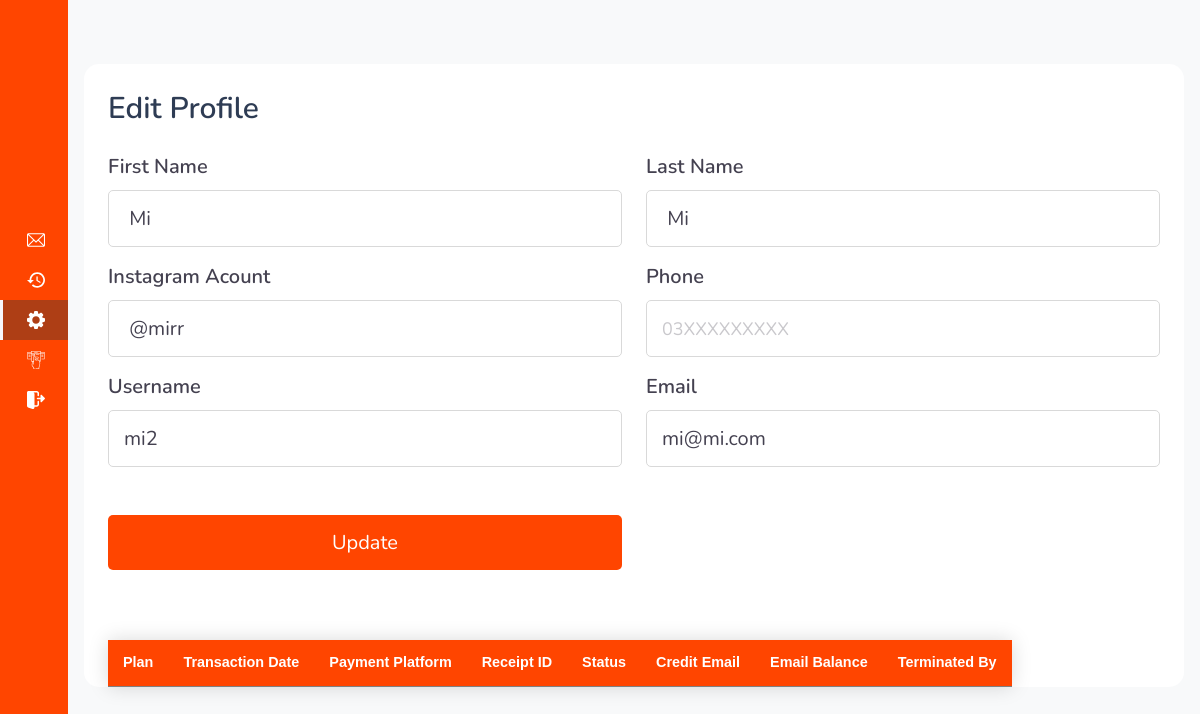
Before: /accounts/settings/ (signed in) with the older database file.
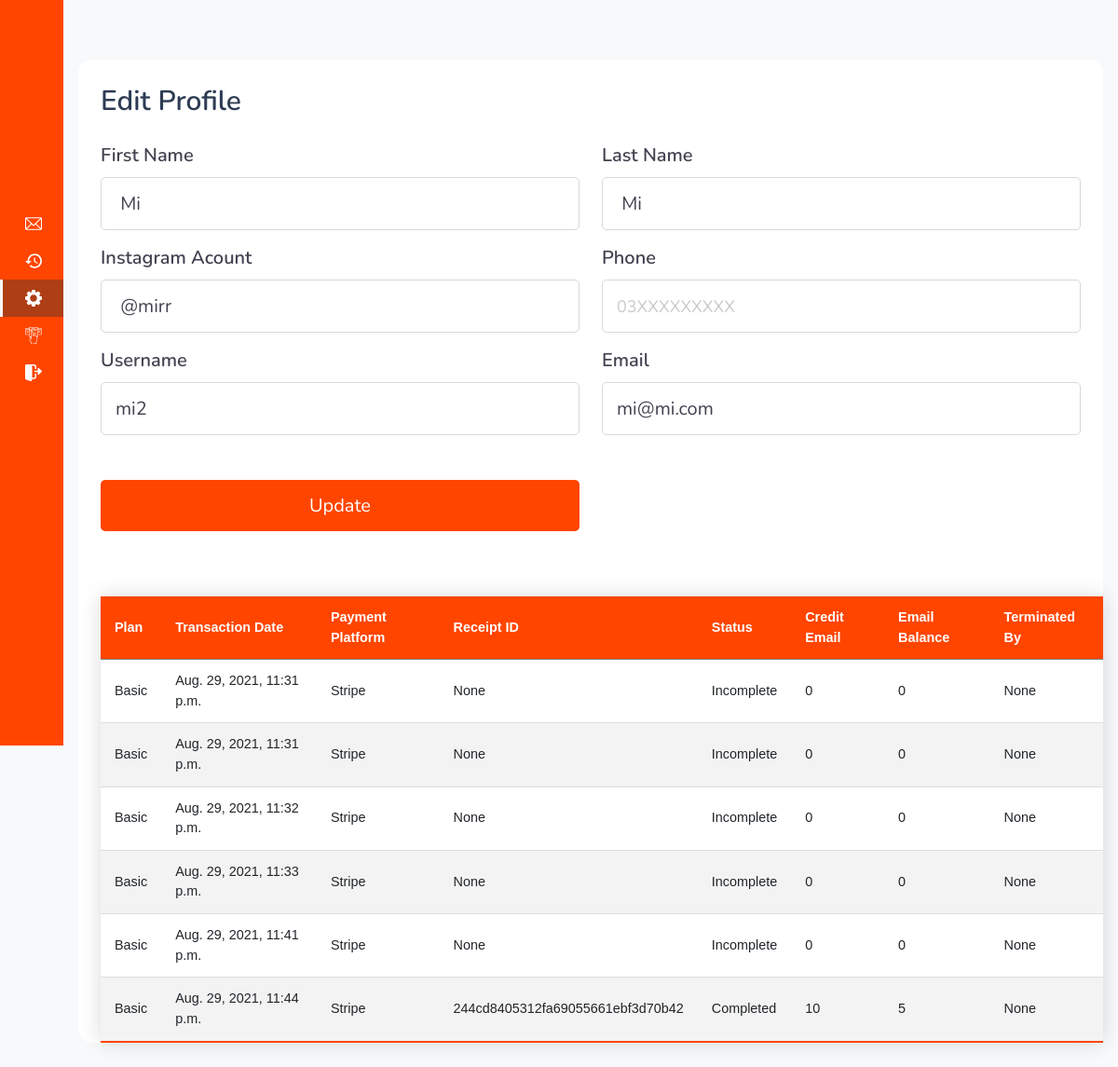
After: the same page with the newer database file.
### accounts/models.py (models this page shows)
class Profile(models.Model):
    user = models.OneToOneField(settings.AUTH_USER_MODEL, null=True, on_delete=models.CASCADE)
    email_confirmed = models.BooleanField(default=False)
    mobile = models.CharField(max_length=15, null=True)
    about = models.TextField(max_length=200, default='')
    instagram = models.CharField(max_length=20 , null=True, blank=True)
    last_payment_receipt = models.CharField(max_length=20 , null=True)
    cover_image = models.ImageField(default='default_image.jpg', null=True, upload_to=generate_media_path_private_profile_image)
    isVerified = models.BooleanField(null=True, default=False)
    otp_mobile = models.IntegerField(null=True)
    subscribed = models.BooleanField(default=False)
    counter = models.IntegerField(default=0, null=True)   # For HOTP Verification
    last_sub = models.DateTimeField(null=True)
    email_amount = models.PositiveSmallIntegerField(default=0, null=True)
    email_sent = models.PositiveSmallIntegerField(default=0, null=True)

### payments/models.py (models this page shows, shortened)
class PaymentHistory(models.Model):
    user = models.ForeignKey(settings.AUTH_USER_MODEL, null=True, related_name="authorized_user", on_delete=models.CASCADE)
    sub_option = models.ForeignKey('SubscriptionOption', null=True, on_delete=models.SET_NULL)
    created_on = models.DateTimeField(auto_now_add=True, null=True)
    payment_platform_name = models.CharField(max_length=10, null=True)
    customer_payment_reciept = models.CharField(max_length=40, null=True)
    receipt_status = models.CharField(max_length=10, default='Incomplete' ,null=True)
    email_amount = models.PositiveSmallIntegerField(default=0, null=True)
    last_email_amount = models.PositiveSmallIntegerField(default=0, null=True)
    payment_platform_reciept = models.CharField(max_length=40, null=True)
    payment_platform_desc = models.CharField(max_length=60, null=True)
    payment_completed = models.BooleanField(default=False)
    un_sub_hint = models.ForeignKey(User, related_name='extended_user', null=True, on_delete=models.CASCADE)

class SubscriptionOption(models.Model):
    user = models.ForeignKey(settings.AUTH_USER_MODEL, null=True, on_delete=models.SET_NULL)
    name = models.CharField(max_length=20)
    stripe_price_code = models.CharField(max_length=40, null=True)
    paypal_price_code = models.CharField(max_length=40, null=True)
    cost = models.CharField(max_length=40, null=True)
    created_on = models.DateTimeField(auto_now_add=True, null=True)
    email_amount = models.PositiveSmallIntegerField(default=0, null=True)

### accounts/views.py (the view, shortened to what this page needs)
# urls.py: path("settings", views.settings_reverse, name="settings_reverse"),
@login_required
def settings(request):
    if request.method == 'GET':
        history = PaymentHistory.objects.filter(user=request.user)
        content = {
            "payment_history": history,
            "debug": settings_var.DEBUG,
            "nav_select": nav_select('','','active','',True,'', request.user.is_superuser)
        }
        return render(request, 'settings.html', content)

### accounts/views.py (called while the page is built)
def nav_select(email, history, settings, sub, show_sub, admin, superuser):
    content = {
        'email' : email,
        'history' : history,
        'settings' : settings,
        'sub' : sub,
        'show_sub' : show_sub,
        'admin' : admin,
        'superuser' : superuser,
    }
    return content

### accounts/templates/settings.html (shortened to what this page needs)
{% extends "base.html" %}
{% load static %}
{% block head %}
<link rel="stylesheet" href="{% static 'css/settings.css' %}">
<link rel="stylesheet" href="{% static 'css/style.css' %}">
<link rel="stylesheet" href="{% static 'css/others.css' %}">
{% endblock %}
{% block page_content %}
<section id="profileSettings" class="cmp-bor-rad">
    <form action="{% url 'accounts:settings' %}" method="POST" class="row rounded p-4" enctype="multipart/form-data">
        <div class="col-md-12 mb-4">
            <div class="cmp-com-hdr-tit">Edit Profile</div>
        </div>
        <div class="mb-3 col-md-6 cmp-inu-lab">
            <label for="exampleInputEmail1" class="form-label">First Name</label>
            <input type="text" class="form-control" name="first_name" id="exampleInputEmail1"
                value="{% if user.first_name != None %} {{user.first_name}}{% endif %}" placeholder="Qavi">
        </div>
        <div class="mb-3 col-md-6 cmp-inu-lab">
            <label for="exampleInputEmail1" class="form-label">Last Name</label>
            <input type="text" class="form-control" name="last_name" id="exampleInputEmail1"
                value="{% if user.last_name != None %} {{user.last_name}}{% endif %}" placeholder="Your surname">
        </div>
        <div class="mb-3 col-md-6 cmp-inu-lab">
            <label for="exampleInputEmail1" class="form-label">Instagram Acount</label>
            <input type="text" class="form-control" name="instagram" id="exampleInputEmail1"
                value="{% if user.profile.instagram != None %} {{user.profile.instagram}}{% endif %}"
                placeholder="xyz@instagram.com">
        </div>
        <div class="mb-3 col-md-6 cmp-inu-lab">
            <label for="exampleInputEmail1" class="form-label">Phone</label>
            <input type="email" class="form-control" name="phone_number" id="exampleInputEmail1"
                value="{% if user.profile.mobile != None %}{{user.profile.mobile}}{% endif %}"
                placeholder="03XXXXXXXXX">
        </div>
        <div class="mb-3 col-md-6 cmp-inu-lab">
            <label for="exampleInputEmail1" class="form-label">Username</label>
            <input type="text" class="form-control" name="username" id="exampleInputEmail1"
                value="{% if user.username != None %}{{user.username}}{% endif %}" placeholder="You Username please">
        </div>
        <div class="mb-3 col-md-6 cmp-inu-lab">
            <label for="exampleInputEmail1" class="form-label">Email</label>
            <input type="text" class="form-control" name="email" id="exampleInputEmail1"
                value="{% if user.email != None %}{{user.email}}{% endif %}" placeholder="Your Email please!">
        </div>
        <div class="mb-3 col-md-6">
            <button style="margin-top: 32px !important;" type="submit" class="cmp-upt-btn">Update</button>
        </div>
    </form>
    <div class="table cmp-bor-rad">
        <div class="mb-3 col-md-12 cmp-inu-lab">
            <table class="styled-table">
                <thead>
                    <tr>
                        <th>Plan</th>
                        <th>Transaction Date</th>
                        <th>Payment Platform</th>
                        <th>Receipt ID</th>
                        <th>Status</th>
                        <th>Credit Email</th>
                        <th>Email Balance</th>
                        <th>Terminated By</th>
                    </tr>
                </thead>
                <tbody>
                    {% for h in payment_history %}
                    <tr>
                        <td>{{h.sub_option.name}}</td>
                        <td>{{h.created_on}}</td>
                        <td>{{h.payment_platform_name}}</td>
                        <td>{{h.customer_payment_reciept}}</td>
                        <td>{{h.receipt_status}}</td>
                        <td>{{h.email_amount}}</td>
                        <td>{{h.last_email_amount}}</td>
                        {% if h.un_sub_hint is user %}
                        <td>{{Self}}</td>
                        {% else %}
                        {% if h.un_sub_hint.is_superuser %}
                        <td>{{Admin}}</td>
                        {% else %}
                        <td>{{h.un_sub_hint}}</td>
                        {% endif %}
                        {% endif %}
                    </tr>
                    {% endfor %}
                </tbody>
            </table>
        </div>
    </div>
</section>
{% endblock %}

### templates/base.html (shortened to what this page needs)
{% load static %}
<!DOCTYPE html>
<html lang="en">
<head>
    <link rel="stylesheet" href="{% static 'css/style.css' %}" />
    {% if debug is True %}
    <link rel="stylesheet" href="{% static 'css/bootstrap.min.css' %}" />
    <link rel="stylesheet" href="{% static 'css/boxicons-2.0.7/css/boxicons.min.css' %}" />
    <link rel="stylesheet" href="{% static 'css/responsive.css' %}" />
    {% else %}
    <link rel="stylesheet" href="https://cdn.jsdelivr.net/npm/bootstrap@5.0.0-beta1/dist/css/bootstrap.min.css" />
    <link rel="stylesheet" href="https://cdn.jsdelivr.net/npm/boxicons@latest/css/boxicons.min.css" />
    <link rel="stylesheet" href="{% static 'css/responsive.css' %}" />
    {% endif %}
    {% block head %}
    {% endblock %}
</head>
<body id="body-pd" class=" bg-light">
    <div class="l-navbar" id="nav-bar">
        <nav class="nav">
            <header class="header" id="header">
                <div class="header_toggle"> <i class='bx bx-menu' id="header-toggle"></i> </div>
                <div class="header_img"> <img src="{% static 'images/timmy-m-harley.jpg' %}" alt=""> </div>
            </header>
            <div>
                <a href="#" class="nav_logo">
                    <div class="nav_logo-name">
                    </div>
                </a>
                <div class="nav_list">
                    <a href="{% url 'mailer:send_email' %}" class="py-2 nav_link {{nav_select.email}}">
                        <span class="nav_name">Email</span> </a>
                    <a href="{% url 'mailer:email_history' %}" class="py-2 nav_link {{nav_select.history}}">
                        <a href="{% url 'accounts:settings' %}" class="py-2 nav_link {{nav_select.settings}}">
                            <span class="nav_name">Settings</span> </a>
                    </a>
                    {% if nav_select.show_sub %}
                    <a href="{% url 'payments:subscription' %}" class="py-2 nav_link {{nav_select.sub}}">
                        <span class="nav_name">Subscription</span> </a>
                    {% endif %}
                    <a href="{% url 'accounts:logout_view' %}" class="nav_link py-2">
                        <span class="nav_name">Sign Out</span> </a>
                </div>
            </div>
        </nav>
    </div>
    {% block page_content %}
    {% endblock %}
</body>
</html>

### static/css/style.css (style rules this page uses)
:root { --header-height: 3rem; --nav-width: 68px; --first-color: #4723d9; --first-color-light: #afa5d9; --white-color: #f7f6fb; --body-font: "Nunito", sans-serif; --normal-font-size: 1rem; --z-fixed: 100; }
body { position: relative; margin: var(--header-height) 0 0 0; padding: 0 1rem; font-family: var(--body-font); font-size: var(--normal-font-size); transition: 0.5s; }
a { text-decoration: none !important; }
.header { width: 100%; height: var(--header-height); position: fixed; top: 0; left: 0; display: flex; align-items: center; justify-content: space-between; padding: 0 1rem; background-color: var(--white-color); z-index: var(--z-fixed); transition: 0.5s; }
.header_toggle { color: var(--first-color); font-size: 1.5rem; cursor: pointer; }
.header_img { width: 35px; height: 35px; display: flex; justify-content: center; border-radius: 50%; overflow: hidden; }
.header_img img { width: 40px; }
.l-navbar { position: fixed; top: 0; left: -30%; width: var(--nav-width); height: 100vh; background-color: #ff4500; transition: 0.5s; z-index: var(--z-fixed); }
.nav { height: 100%; display: flex; flex-direction: column; justify-content: space-between; overflow: hidden; }
.nav_logo, .nav_link { display: grid; grid-template-columns: max-content max-content; align-items: center; column-gap: 2rem; padding-left: 1.7rem; }
.nav_logo { margin-bottom: 3rem; margin-top: 2rem; padding: 0px !important; }
.nav_logo-name { display: none !important; }
.nav_link { position: relative; width: 100%; color: white; -moz-transition: all 0.5s ease-in; -webkit-transition: all 0.5s ease-in; -o-transition: all 0.5s ease-in; transition: all 0.5s ease-in; }
.active { color: white; background-color: #ae3e15; }
.active::before { content: ""; position: absolute; left: 0; width: 3px; height: 100%; background-color: var(--white-color); }
@media screen and (min-width: 768px) { body { margin: calc(var(--header-height) + 1rem) 0 0 0; padding-left: calc(var(--nav-width) + 1rem); } }
@media screen and (min-width: 768px) { .header { background-color: transparent; } }
@media screen and (min-width: 768px) { .header_img { width: 40px; height: 40px; } }
@media screen and (min-width: 768px) { .header_img img { width: 45px; } }
@media screen and (min-width: 768px) { .l-navbar { left: 0; } }
@media screen and (min-width: 768px) { .nav_logo-name { display: block !important; width: 140px; margin-left: 40px; height: 140px; } }
.bx-x::before, .bx-menu::before { color: black !important; }
#header { background-color: transparent !important; padding-left: 22px !important; }
.cmp-bor-rad { border-radius: 15px; margin-top: 30px; margin-bottom: 50px; }
.cmp-com-hdr-tit { color:#2E3C54; font-size: 30px; font-weight: 600; font-style: normal; line-height: normal; text-align: left; text-transform: inherit; letter-spacing: normal; }
.cmp-inu-lab label { color:#444150; font-size: 20px; font-weight: 600; font-style: normal; line-height: normal; text-align: left; text-transform: inherit; letter-spacing: normal; display: block; }
.cmp-inu-lab input { color: #444150; font-size: 20px; font-weight: 400; font-style: normal; line-height: normal; text-align: left; text-transform: inherit; letter-spacing: normal; background-color: #ffffff; border: 1px solid #d9d9d9; box-sizing: border-box; border-radius: 5px; padding: 14px 15px; width: 100%; margin-top: 10px; -webkit-transition: all 0.3s ease-in-out; -moz-transition: all 0.3s ease-in-out; transition: all 0.3s ease-in-out; }
.cmp-inu-lab input::placeholder { color:#4441504a; font-size: 18px; }
.cmp-upt-btn { color: #ffffff; font-size: 20px; font-weight: 400; font-style: normal; line-height: normal; text-align: center; text-transform: inherit; letter-spacing: normal; background-color: #ff4500; border: none; box-sizing: border-box; border-radius: 5px; padding: 14px 15px; margin-top: 45px; width: 100%; }

### static/css/settings.css (style rules this page uses)
#profileSettings { background-color: white !important; }

### static/css/others.css (style rules this page uses)
.table { width: auto; margin-left: 1.5rem; justify-content: center; }
.styled-table { border-collapse: collapse; margin: 15px 0; font-size: 0.9em; font-family: sans-serif; min-width: 400px; box-shadow: 0 0 20px rgba(0, 0, 0, 0.15); }
.styled-table thead tr { background-color: #ff4500; color: #ffffff; text-align: left; }
.styled-table th, .styled-table td { padding: 12px 15px; }
.styled-table tbody tr { border-bottom: 1px solid #dddddd; }
.styled-table tbody tr:nth-of-type(even) { background-color: #f3f3f3; }
.styled-table tbody tr:last-of-type { border-bottom: 2px solid #ff4500; }

Changed rows visible on the page:
added PaymentHistory: sub_option.name "Basic", created_on "Aug. 29, 2021, 11:31 p.m.", payment_platform_name "Stripe", customer_payment_reciept "None", receipt_status "Incomplete", email_amount "0", last_email_amount "0", un_sub_hint "None"
added PaymentHistory: sub_option.name "Basic", created_on "Aug. 29, 2021, 11:31 p.m.", payment_platform_name "Stripe", customer_payment_reciept "None", receipt_status "Incomplete", email_amount "0", last_email_amount "0", un_sub_hint "None"
added PaymentHistory: sub_option.name "Basic", created_on "Aug. 29, 2021, 11:32 p.m.", payment_platform_name "Stripe", customer_payment_reciept "None", receipt_status "Incomplete", email_amount "0", last_email_amount "0", un_sub_hint "None"
added PaymentHistory: sub_option.name "Basic", created_on "Aug. 29, 2021, 11:33 p.m.", payment_platform_name "Stripe", customer_payment_reciept "None", receipt_status "Incomplete", email_amount "0", last_email_amount "0", un_sub_hint "None"
added PaymentHistory: sub_option.name "Basic", created_on "Aug. 29, 2021, 11:41 p.m.", payment_platform_name "Stripe", customer_payment_reciept "None", receipt_status "Incomplete", email_amount "0", last_email_amount "0", un_sub_hint "None"
added PaymentHistory: sub_option.name "Basic", created_on "Aug. 29, 2021, 11:44 p.m.", payment_platform_name "Stripe", customer_payment_reciept "244cd8405312fa69055661ebf3d70b42", receipt_status "Completed", email_amount "10", last_email_amount "5", un_sub_hint "None"
